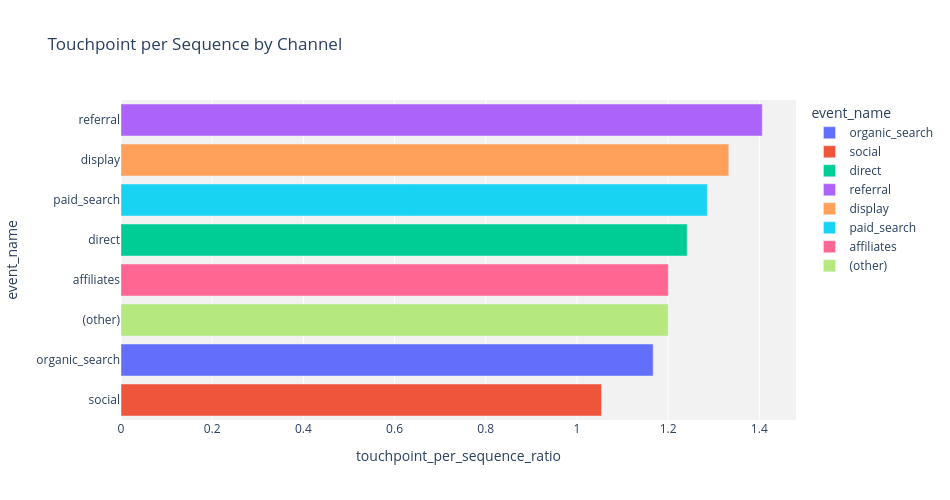

Source (notebook cell):
### Markdown cell above
**What is the number of channel touchpoints per sequence?**

### Code cell
## use visualization package to make a bar chart

bar_fig = px.bar(results_df
                 ,x='touchpoint_per_sequence_ratio'
                 ,y='event_name'
                 ,title='Touchpoint per Sequence by Channel'
                 ,color=results_df['event_name']
                 )

bar_fig.update_layout(width=950
                      ,height=500
                      ,yaxis={'categoryorder': 'total ascending'}
                      ,plot_bgcolor='#f2f2f2') 

bar_fig.show()

### Figure 1 — Plotly figure (JSON) as saved in the notebook; plotly's stock layout.template omitted (floating-point values rounded to 4 significant figures)
{"data": [{"alignmentgroup": "True", "hovertemplate": "event_name=%{y}<br>touchpoint_per_sequence_ratio=%{x}<extra></extra>", "legendgroup": "organic_search", "marker": {"color": "#636efa", "pattern": {"shape": ""}}, "name": "organic_search", "offsetgroup": "organic_search", "orientation": "h", "showlegend": true, "textposition": "auto", "type": "bar", "x": [1.167], "xaxis": "x", "y": ["organic_search"], "yaxis": "y"}, {"alignmentgroup": "True", "hovertemplate": "event_name=%{y}<br>touchpoint_per_sequence_ratio=%{x}<extra></extra>", "legendgroup": "social", "marker": {"color": "#EF553B", "pattern": {"shape": ""}}, "name": "social", "offsetgroup": "social", "orientation": "h", "showlegend": true, "textposition": "auto", "type": "bar", "x": [1.054], "xaxis": "x", "y": ["social"], "yaxis": "y"}, {"alignmentgroup": "True", "hovertemplate": "event_name=%{y}<br>touchpoint_per_sequence_ratio=%{x}<extra></extra>", "legendgroup": "direct", "marker": {"color": "#00cc96", "pattern": {"shape": ""}}, "name": "direct", "offsetgroup": "direct", "orientation": "h", "showlegend": true, "textposition": "auto", "type": "bar", "x": [1.242], "xaxis": "x", "y": ["direct"], "yaxis": "y"}, {"alignmentgroup": "True", "hovertemplate": "event_name=%{y}<br>touchpoint_per_sequence_ratio=%{x}<extra></extra>", "legendgroup": "referral", "marker": {"color": "#ab63fa", "pattern": {"shape": ""}}, "name": "referral", "offsetgroup": "referral", "orientation": "h", "showlegend": true, "textposition": "auto", "type": "bar", "x": [1.406], "xaxis": "x", "y": ["referral"], "yaxis": "y"}, {"alignmentgroup": "True", "hovertemplate": "event_name=%{y}<br>touchpoint_per_sequence_ratio=%{x}<extra></extra>", "legendgroup": "display", "marker": {"color": "#FFA15A", "pattern": {"shape": ""}}, "name": "display", "offsetgroup": "display", "orientation": "h", "showlegend": true, "textposition": "auto", "type": "bar", "x": [1.333], "xaxis": "x", "y": ["display"], "yaxis": "y"}, {"alignmentgroup": "True", "hovertemplate": "event_name=%{y}<br>touchpoint_per_sequence_ratio=%{x}<extra></extra>", "legendgroup": "paid_search", "marker": {"color": "#19d3f3", "pattern": {"shape": ""}}, "name": "paid_search", "offsetgroup": "paid_search", "orientation": "h", "showlegend": true, "textposition": "auto", "type": "bar", "x": [1.286], "xaxis": "x", "y": ["paid_search"], "yaxis": "y"}, {"alignmentgroup": "True", "hovertemplate": "event_name=%{y}<br>touchpoint_per_sequence_ratio=%{x}<extra></extra>", "legendgroup": "affiliates", "marker": {"color": "#FF6692", "pattern": {"shape": ""}}, "name": "affiliates", "offsetgroup": "affiliates", "orientation": "h", "showlegend": true, "textposition": "auto", "type": "bar", "x": [1.2], "xaxis": "x", "y": ["affiliates"], "yaxis": "y"}, {"alignmentgroup": "True", "hovertemplate": "event_name=%{y}<br>touchpoint_per_sequence_ratio=%{x}<extra></extra>", "legendgroup": "(other)", "marker": {"color": "#B6E880", "pattern": {"shape": ""}}, "name": "(other)", "offsetgroup": "(other)", "orientation": "h", "showlegend": true, "textposition": "auto", "type": "bar", "x": [1.2], "xaxis": "x", "y": ["(other)"], "yaxis": "y"}], "layout": {"barmode": "relative", "height": 500, "legend": {"title": {"text": "event_name"}, "tracegroupgap": 0}, "plot_bgcolor": "#f2f2f2", "title": {"text": "Touchpoint per Sequence by Channel"}, "width": 950, "xaxis": {"anchor": "y", "autorange": true, "domain": [0, 1], "range": [0, 1.48], "title": {"text": "touchpoint_per_sequence_ratio"}, "type": "linear"}, "yaxis": {"anchor": "x", "autorange": true, "categoryarray": ["(other)", "affiliates", "paid_search", "display", "referral", "direct", "social", "organic_search"], "categoryorder": "total ascending", "domain": [0, 1], "range": [-0.5, 7.5], "title": {"text": "event_name"}, "type": "category"}}}
